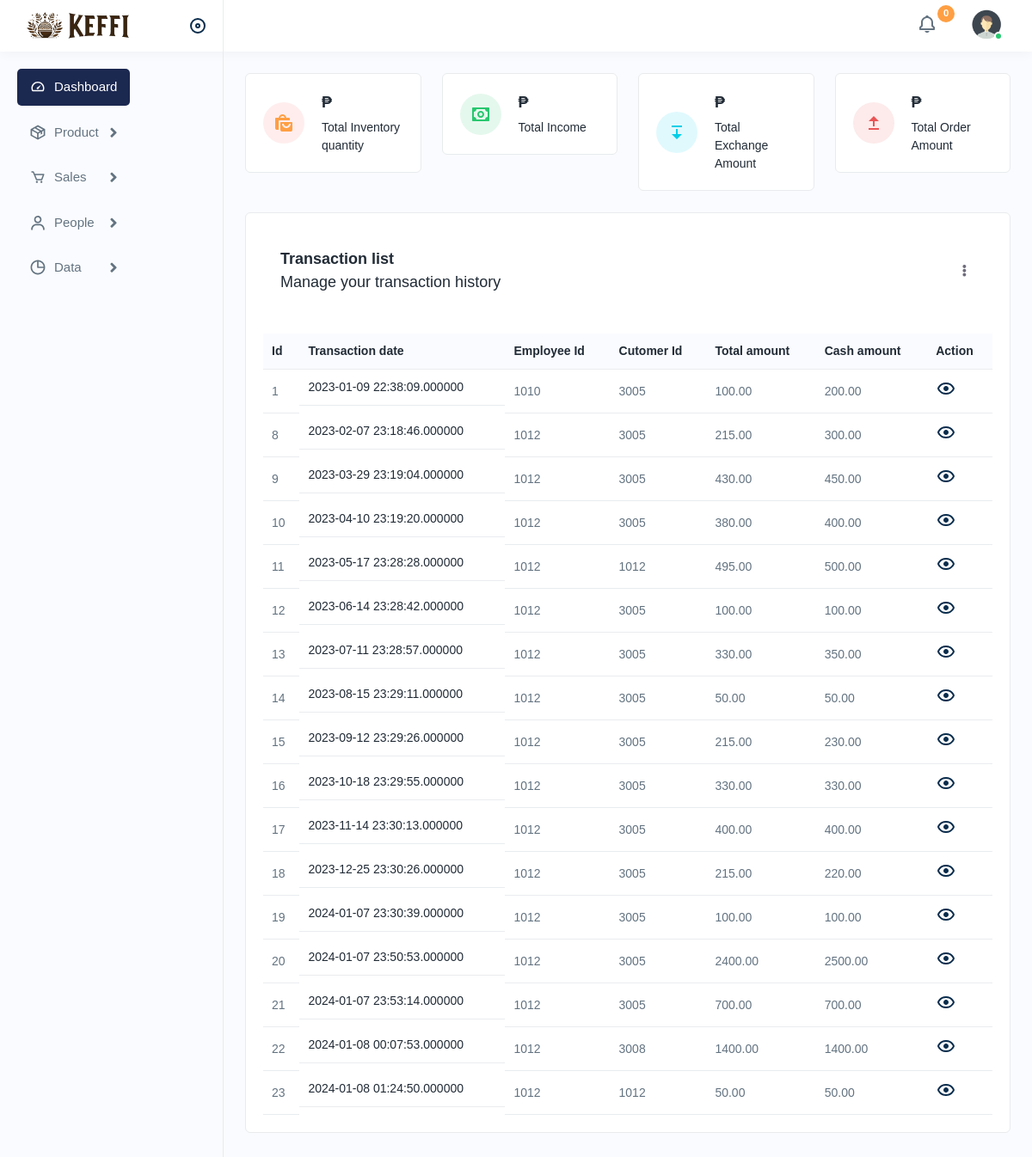
Page /employee_sidebar/employee_index.php (signed in) on the committed database.
### tables this page shows
CREATE TABLE `transaction_records` (
  `id` int(11) NOT NULL,
  `tr_date` datetime(6) NOT NULL DEFAULT current_timestamp(6),
  `emp_id` int(11) NOT NULL,
  `customer_id` int(11) NOT NULL,
  `total_amount` decimal(11,2) NOT NULL,
  `cash_amount` decimal(11,2) NOT NULL,
  `pts_added` int(6) NOT NULL
);

### employee_sidebar/employee_index.php (the view, shortened to what this page needs)
<?php require "../includes/header.php"; ?>
<?php require "../config/connection.php"; ?>
<?php
$select_all_value = $connection->query("SELECT SUM(total_amount) FROM transaction_records");
$select_all_value->execute();
$shop_income = $select_all_value->fetchColumn();
$select_all_value = $connection->query("SELECT (SUM(cash_amount) - SUM(total_amount)) AS total_diff FROM transaction_records");
$select_all_value->execute();
$total_exchange = $select_all_value->fetchColumn();
$select_all_value = $connection->query("SELECT SUM(o_quantity) FROM transaction_products");
$select_all_value->execute();
$total_order = $select_all_value->fetchColumn();
$select_all_value = $connection->query("SELECT SUM(quantity) FROM inventory");
$select_all_value->execute();
$total_inventory = $select_all_value->fetchColumn();
$transaction_search = $connection->query("SELECT * FROM transaction_records");
$transaction_search->execute();
$transaction_data =  $transaction_search->fetchAll(PDO::FETCH_OBJ);
$retrieving_data = $connection->query("SELECT COUNT(*)
FROM (
    SELECT o_id
    FROM pending_order_kiosk
    GROUP BY o_id
) AS groups");
$retrieving_data->execute();
$kiosk_total_orders = $retrieving_data->fetchColumn();
?>
<body>
    <div class="main-wrapper">
        <div class="header">
            <div class="header-left active">
                <a href="employee_index.php" class="logo">
                    <img src="../assets/img/logo.png" alt="">
                </a>
                <a id="toggle_btn" href="javascript:void(0);"></a>
            </div>
            <ul class="nav user-menu">
                <li class="nav-item dropdown">
                    <a href="javascript:void(0);" class="dropdown-toggle nav-link" data-bs-toggle="dropdown">
                        <img src="<?php echo FILEPATH; ?>/assets/img/icons/notification-bing.svg" alt="img"> <span class="badge rounded-pill"><?php echo $kiosk_total_orders; ?></span>
                    </a>
                </li>
                <li class="nav-item dropdown has-arrow main-drop">
                    <a href="javascript:void(0);" class="dropdown-toggle nav-link userset" data-bs-toggle="dropdown">
                        <span class="user-img"><img src="../assets/img/profiles/avator1.jpg" alt=""><span class="status online"></span></span>
                    </a>
                </li>
            </ul>
        </div>
        <div class="sidebar" id="sidebar">
            <div class="sidebar-inner slimscroll">
                <div id="sidebar-menu" class="sidebar-menu">
                    <ul>
                        <li class="active">
                            <a href="employee_index.php"><img src="../assets/img/icons/dashboard.svg" alt="img"><span>
                                    Dashboard</span> </a>
                        </li>
                        <li class="submenu">
                            <a href="javascript:void(0);"><img src="../assets/img/icons/product.svg" alt="img"><span>
                                    Product</span> <span class="menu-arrow"></span></a>
                        </li>
                        <li class="submenu">
                            <a href="javascript:void(0);"><img src="../assets/img/icons/sales1.svg" alt="img"><span>
                                    Sales</span> <span class="menu-arrow"></span></a>
                        </li>
                        <li class="submenu">
                            <a href="javascript:void(0);"><img src="../assets/img/icons/users1.svg" alt="img"><span> People</span> <span class="menu-arrow"></span></a>
                        </li>
                        <li class="submenu">
                            <a href="javascript:void(0);"><img src="../assets/img/icons/time.svg" alt="img"><span>
                                    Data</span> <span class="menu-arrow"></span></a>
                        </li>
                    </ul>
                </div>
            </div>
        </div>
        <div class="page-wrapper">
            <div class="content">
                <div class="row">
                    <div class="col-lg-3 col-sm-6 col-12">
                        <div class="dash-widget">
                            <div class="dash-widgetimg">
                                <span><img src="<?php echo FILEPATH; ?>/assets/img/icons/dash1.svg" alt="img"></span>
                            </div>
                            <div class="dash-widgetcontent">
                                <h5> ₱<span class="counters" data-count="<?php echo $total_inventory; ?>"></span></h5>
                                <h6>Total Inventory quantity</h6>
                            </div>
                        </div>
                    </div>
                    <div class="col-lg-3 col-sm-6 col-12">
                        <div class="dash-widget dash1">
                            <div class="dash-widgetimg">
                                <span><img src="<?php echo FILEPATH; ?>/assets/img/icons/dash2.svg" alt="img"></span>
                            </div>
                            <div class="dash-widgetcontent">
                                <h5> ₱<span class="counters" data-count="<?php echo $shop_income; ?>"> </span></h5>
                                <h6>Total Income</h6>
                            </div>
                        </div>
                    </div>
                    <div class="col-lg-3 col-sm-6 col-12">
                        <div class="dash-widget dash2">
                            <div class="dash-widgetimg">
                                <span><img src="<?php echo FILEPATH; ?>/assets/img/icons/dash3.svg" alt="img"></span>
                            </div>
                            <div class="dash-widgetcontent">
                                <h5> ₱<span class="counters" data-count="<?php echo $total_exchange; ?>"></span></h5>
                                <h6>Total Exchange Amount</h6>
                            </div>
                        </div>
                    </div>
                    <div class="col-lg-3 col-sm-6 col-12">
                        <div class="dash-widget dash3">
                            <div class="dash-widgetimg">
                                <span><img src="<?php echo FILEPATH; ?>/assets/img/icons/dash4.svg" alt="img"></span>
                            </div>
                            <div class="dash-widgetcontent">
                                <h5>₱<span class="counters" data-count="<?php echo $total_order; ?>"></span></h5>
                                <h6>Total Order Amount</h6>
                            </div>
                        </div>
                    </div>
                </div>
                <div class="card">
                    <div class="card-body">
                        <div class="card-header pb-0 d-flex justify-content-between align-items-center">
                            <div>
                                <h4 class="card-title mb-0">Transaction list</h4>
                                <h6>Manage your transaction history</h6>
                            </div>
                            <div class="dropdown">
                                <a href="javascript:void(0);" data-bs-toggle="dropdown" aria-expanded="false" class="dropset">
                                    <i class="fa fa-ellipsis-v"></i>
                                </a>
                            </div>
                        </div>
                        <br>
                        <div class="table-top">
                            <div class="search-set">
                                <div class="search-input">
                                    <a class="btn btn-searchset"><img src="<?php echo FILEPATH; ?>/assets/img/icons/search-white.svg" alt="img"></a>
                                </div>
                            </div>
                        </div>
                        <div class="table-responsive">
                            <table class="table  datanew">
                                <thead>
                                    <tr>
                                        <th>Id</th>
                                        <th>Transaction date</th>
                                        <th>Employee Id </th>
                                        <th>Cutomer Id</th>
                                        <th>Total amount</th>
                                        <th>Cash amount</th>
                                        <th>Action</th>
                                    </tr>
                                </thead>
                                <tbody>
                                    <?php foreach ($transaction_data as $info) : ?>
                                        <tr>
                                            <td><?php echo $info->id; ?></td>
                                            <td class="productimgname">
                                                <a href="javascript:void(0);"><?php echo $info->tr_date; ?></a>
                                            </td>
                                            <td><?php echo $info->emp_id; ?></td>
                                            <td><?php echo $info->customer_id; ?></td>
                                            <td><?php echo $info->total_amount; ?></td>
                                            <td><?php echo $info->cash_amount; ?></td>
                                            <td>
                                                <a class="me-3" href="sales/sales_detail.php?id=<?php echo  $info->customer_id; ?>">
                                                    <img src="<?php echo FILEPATH; ?>/assets/img/icons/eye.svg" alt="img">
                                                </a>
                                            </td>
                                        </tr>
                                    <?php endforeach; ?>
                                </tbody>
                            </table>
                        </div>
                    </div>
                </div>
            </div>
        </div>
    </div>
</body>
</html>

### rows in the picture
transaction_records: id "1", tr_date "2023-01-09 22:38:09.000000", emp "1010", customer "3005", total_amount "100.00", cash_amount "200.00"
transaction_records: id "8", tr_date "2023-02-07 23:18:46.000000", emp "1012", customer "3005", total_amount "215.00", cash_amount "300.00"
transaction_records: id "9", tr_date "2023-03-29 23:19:04.000000", emp "1012", customer "3005", total_amount "430.00", cash_amount "450.00"
transaction_records: id "10", tr_date "2023-04-10 23:19:20.000000", emp "1012", customer "3005", total_amount "380.00", cash_amount "400.00"
transaction_records: id "11", tr_date "2023-05-17 23:28:28.000000", emp "1012", customer "1012", total_amount "495.00", cash_amount "500.00"
transaction_records: id "12", tr_date "2023-06-14 23:28:42.000000", emp "1012", customer "3005", total_amount "100.00", cash_amount "100.00"
transaction_records: id "13", tr_date "2023-07-11 23:28:57.000000", emp "1012", customer "3005", total_amount "330.00", cash_amount "350.00"
transaction_records: id "14", tr_date "2023-08-15 23:29:11.000000", emp "1012", customer "3005", total_amount "50.00", cash_amount "50.00"
transaction_records: id "15", tr_date "2023-09-12 23:29:26.000000", emp "1012", customer "3005", total_amount "215.00", cash_amount "230.00"
transaction_records: id "16", tr_date "2023-10-18 23:29:55.000000", emp "1012", customer "3005", total_amount "330.00", cash_amount "330.00"
transaction_records: id "17", tr_date "2023-11-14 23:30:13.000000", emp "1012", customer "3005", total_amount "400.00", cash_amount "400.00"
transaction_records: id "18", tr_date "2023-12-25 23:30:26.000000", emp "1012", customer "3005", total_amount "215.00", cash_amount "220.00"
transaction_records: id "19", tr_date "2024-01-07 23:30:39.000000", emp "1012", customer "3005", total_amount "100.00", cash_amount "100.00"
transaction_records: id "20", tr_date "2024-01-07 23:50:53.000000", emp "1012", customer "3005", total_amount "2400.00", cash_amount "2500.00"
transaction_records: id "21", tr_date "2024-01-07 23:53:14.000000", emp "1012", customer "3005", total_amount "700.00", cash_amount "700.00"
transaction_records: id "22", tr_date "2024-01-08 00:07:53.000000", emp "1012", customer "3008", total_amount "1400.00", cash_amount "1400.00"
transaction_records: id "23", tr_date "2024-01-08 01:24:50.000000", emp "1012", customer "1012", total_amount "50.00", cash_amount "50.00"

### other values in the picture
$kiosk_total_orders "0"
